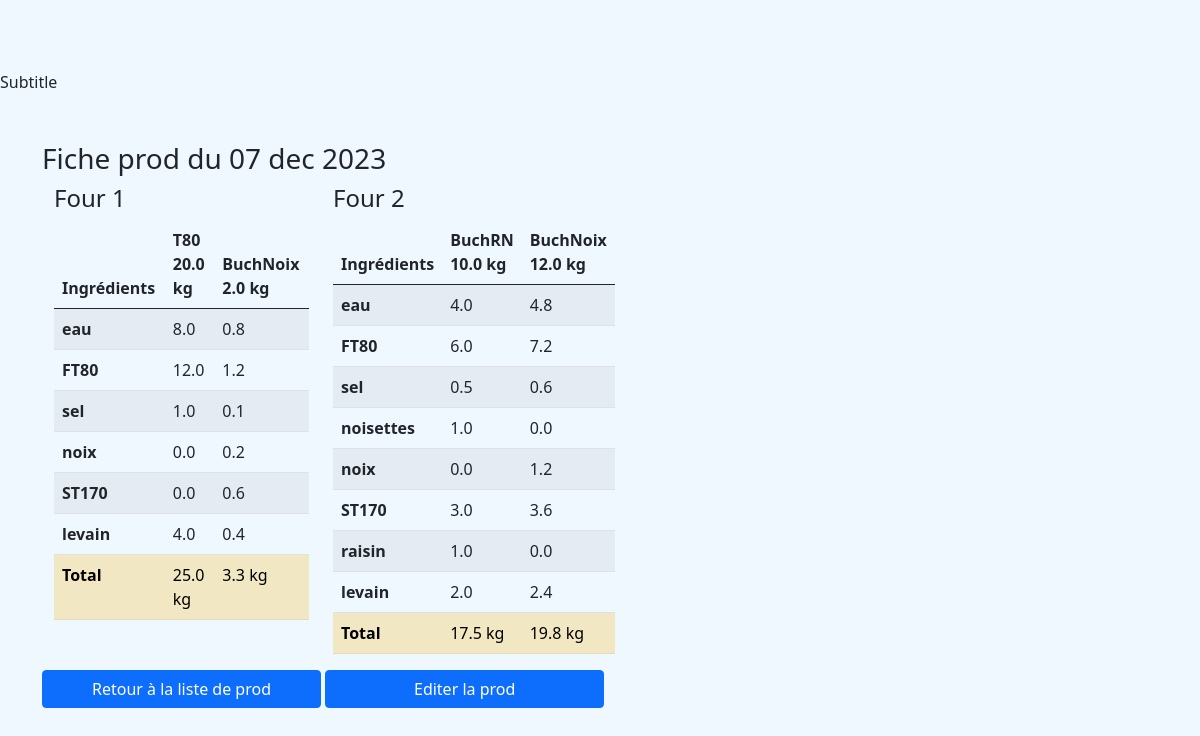
The app's page /prod/prodlist/10/ficheprod/, older data.
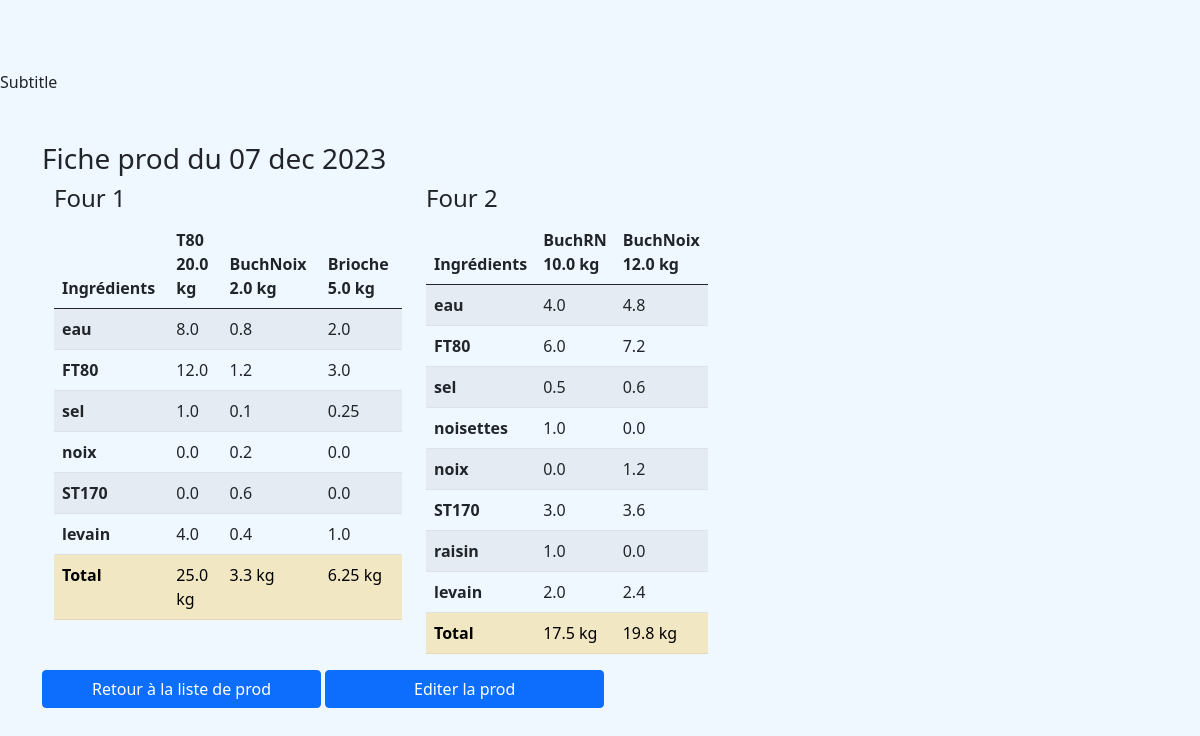
The same page, newer data.
### prod/models.py (models this page shows, shortened)
class Recipe(models.Model):
    four_id = models.ForeignKey(Data, on_delete=models.CASCADE)
    four_pain = models.CharField(max_length=50, default="Brioche")
    FT80 = models.FloatField(default=0)
    ST170 = models.FloatField(default=0)
    PET80 = models.FloatField(default=0)
    RT80 = models.FloatField(default=0)
    SarT80 = models.FloatField(default=0)
    FPDT = models.FloatField(default=0)
    eau = models.FloatField(default=0)
    sel = models.FloatField(default=0)
    oeufs = models.FloatField(default=0)
    sucre = models.FloatField(default=0)
    beurre = models.FloatField(default=0)
    levain = models.FloatField(default=0)
    raisin = models.FloatField(default=0)
    noisettes = models.FloatField(default=0)
    noix = models.FloatField(default=0)
    graines = models.FloatField(default=0)
    levure = models.FloatField(default=0)
    def total_ingr(self):
        total = 0
        for ingr in self.non_zero():
            total += getattr(self, ingr)
        return total
    def non_zero(self):
        non_zero_items = []
        for pain, qtt in self.__dict__.items():
            if qtt != 0:
                non_zero_items.append(pain)
        to_remove = ["_state", "id", "four_id", "four_id_id", "four_pain"]
        non_zero_items = [
            element for element in non_zero_items if element not in to_remove
        ]
        return non_zero_items
    def __init__(self, *args, **kwargs):
        super().__init__(*args, **kwargs)
        if self.four_id:
            kg = getattr(self.four_id, self.four_pain)
            if self.four_pain == "T80":
                self.FT80 = 0.6 * kg
                self.sel = 0.05 * kg
                self.eau = 0.4 * kg
                self.levain = 0.2 * kg
            elif self.four_pain == "BuchNat":
                self.FT80 = 0.6 * kg
                self.ST170 = 0.3 * kg
                self.sel = 0.05 * kg
                self.eau = 0.4 * kg
                self.levain = 0.2 * kg
            elif self.four_pain == "BuchRN":
                self.FT80 = 0.6 * kg
                self.ST170 = 0.3 * kg
                self.sel = 0.05 * kg
                self.eau = 0.4 * kg
                self.levain = 0.2 * kg
                self.noisettes = 0.1 * kg
                self.raisin = 0.1 * kg
            elif self.four_pain == "BuchNoix":
                self.FT80 = 0.6 * kg
                self.ST170 = 0.3 * kg
                self.sel = 0.05 * kg
                self.eau = 0.4 * kg
                self.levain = 0.2 * kg
                self.noix = 0.1 * kg
            elif self.four_pain == "RizSar":
                self.FT80 = 0.6 * kg
                self.sel = 0.05 * kg
                self.eau = 0.4 * kg
                self.levain = 0.2 * kg
            elif self.four_pain == "PetEp":
                self.FT80 = 0.6 * kg
                self.sel = 0.05 * kg
                self.eau = 0.4 * kg
                self.levain = 0.2 * kg
            elif self.four_pain == "Brioche":
                self.FT80 = 0.6 * kg
                self.sel = 0.05 * kg
                self.eau = 0.4 * kg
                self.levain = 0.2 * kg
            elif self.four_pain == "Cookies":
                self.FT80 = 0.6 * kg
                self.sel = 0.05 * kg
                self.eau = 0.4 * kg
                self.levain = 0.2 * kg
            else:
                raise ValueError(f"{self.four_pain} n'est pas une recette valide !")

class Data(models.Model):
    prod_id = models.ForeignKey(Prod, on_delete=models.CASCADE)
    T80 = models.FloatField(default=0)
    BuchNat = models.FloatField(default=0)
    BuchMG = models.FloatField(default=0)
    BuchRN = models.FloatField(default=0)
    BuchNoix = models.FloatField(
        default=0,
    )
    RizSar = models.FloatField(
        default=0,
    )
    PetEp = models.FloatField(
        default=0,
    )
    Brioche = models.FloatField(
        default=0,
    )
    Cookies = models.IntegerField(default=0)

### prod/views.py (the view, shortened to what this page needs)
class FicheProdView(DetailView):
    model = Prod
    template_name = "ficheprod.html"
    def get_context_data(self, **kwargs):
        context = super(FicheProdView, self).get_context_data(**kwargs)
        QS = Data.objects.filter(prod_id__pk=self.object.pk)
        recettes = []
        for four in QS:
            print("Four ", four)
            rcp = formatteur_de_recettes(four)
            recettes.append(rcp)
        context = {"prod": list(QS), "recettes": recettes}
        print(f"context = {context}")
        return context

### prod/recettes.py (called while the page is built)
def formatteur_de_recettes(data):
    all_recipes = data.recipe_set.all()
    non_zero_ingr = []
    recipes_names = []
    totals = []
    for recipe in all_recipes:
        recipes_names.append(recipe.four_pain) # au passage, les noms de recettes
        totals.append(recipe.total_ingr()) # au passage, les poids totaux
        non_zero_ingr += list(recipe.non_zero())
    non_zero_ingr = set(non_zero_ingr) #remove duplicates
    print(non_zero_ingr)
    print(recipes_names)
    result = {}
    result["headers"] = recipes_names
    result["headers"].insert(0,"Ingrédients")
    result["totals"] = totals
    result["rows"] = {}
    for ingr in non_zero_ingr:
        qtt = []
        for recipe in all_recipes:
            qtt.append(round(getattr(recipe,ingr),2))
        result["rows"][ingr] = qtt
    return result

### prod/templatetags/extra_filters.py (called while the page is built)
@register.filter
def return_item(l, i):
    try:
        return l[i]
    except:
        return None

@register.filter
def get_attr(obj, attr_name):
    return getattr(obj, attr_name)

### templates/ficheprod.html (shortened to what this page needs)
{% extends 'base.html' %}
{% load crispy_forms_tags %} {% load static %} {% load extra_filters %}
{% block content %}
<h3>Fiche prod du {{ prod.0.prod_id.date|date:_("d b Y") }}</h3>
<div class="container">
  <div class="row">
    {% for elem in recettes %} {% with index=forloop.counter0 %}
    <div class="col-{{ elem.headers|length }}">
      <h4>Four {{ forloop.counter }}</h4>
      <table class="table table-striped">
        <thead>
          <tr>
            {% for item in elem.headers %} {% if forloop.counter0 == 0 %}
            <th class="col-md-1">{{ item }}</th>
            {% else %}
            <th class="col-md-1">
              {{ item }} {{ prod|return_item:index|get_attr:item }} kg
            </th>
            {% endif %} {% endfor %}
          </tr>
        </thead>
        <tbody>
          {% for key, row in elem.rows.items %}
          <tr>
            <th scope="row" class="col-md-1">{{ key }}</th>
            {% for value in row %}
            <td class="col-md-1">{{ value }}</td>
            {% endfor %}
          </tr>
          {% endfor %}
          <tr>
            <th class="table-warning">Total</th>
            {% for item in elem.totals %}
            <td class="table-warning">{{ item }} kg</td>
            {% endfor %}
          </tr>
        </tbody>
      </table>
    </div>
    {% endwith %} {% endfor %}
  </div>
</div>
<div id="button_div">
  <a
    href="{% url 'prod:list_prod' %}"
    role="button"
    class="btn btn-primary col-3"
    >Retour à la liste de prod</a
  >
  <a
    href="{% url 'prod:prod_detail' pk=prod.0.prod_id.pk %}"
    role="button"
    class="btn btn-primary col-3"
    >Editer la prod</a
  >
</div>
{% endblock content %}

Row changes from the older to the newer data that the page shows:
added Recipe: headers "Brioche", headers "5.0"
Text that changed along with them:
new list line: "kg 2.0 3.0 0.25 0.0 0.0 1.0 6.25 kg"
